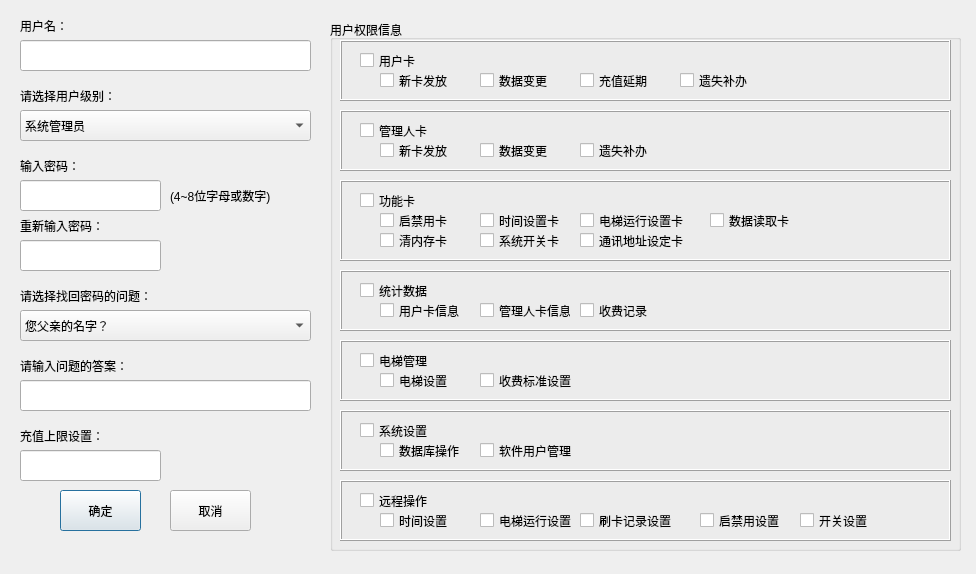
<?xml version="1.0" encoding="UTF-8"?>
<ui version="4.0">
 <class>AddUsrDlg</class>
 <widget class="QDialog" name="AddUsrDlg">
  <property name="geometry">
   <rect>
    <x>0</x>
    <y>0</y>
    <width>976</width>
    <height>574</height>
   </rect>
  </property>
  <property name="windowTitle">
   <string>添加软件用户</string>
  </property>
  <widget class="QPushButton" name="pushBtnCancel">
   <property name="geometry">
    <rect>
     <x>170</x>
     <y>490</y>
     <width>81</width>
     <height>41</height>
    </rect>
   </property>
   <property name="text">
    <string>取消</string>
   </property>
  </widget>
  <widget class="QLineEdit" name="lineEditUsrName">
   <property name="geometry">
    <rect>
     <x>20</x>
     <y>40</y>
     <width>291</width>
     <height>31</height>
    </rect>
   </property>
  </widget>
  <widget class="QComboBox" name="comboBoxPassWordProblem">
   <property name="enabled">
    <bool>true</bool>
   </property>
   <property name="geometry">
    <rect>
     <x>20</x>
     <y>310</y>
     <width>291</width>
     <height>31</height>
    </rect>
   </property>
   <property name="currentText">
    <string>您父亲的名字？</string>
   </property>
   <item>
    <property name="text">
     <string>您父亲的名字？</string>
    </property>
   </item>
   <item>
    <property name="text">
     <string>您母亲的名字？</string>
    </property>
   </item>
   <item>
    <property name="text">
     <string>您高中班主任的名字？</string>
    </property>
   </item>
   <item>
    <property name="text">
     <string>您大学辅导员的名字？</string>
    </property>
   </item>
   <item>
    <property name="text">
     <string>您高中学校的名字？</string>
    </property>
   </item>
   <item>
    <property name="text">
     <string>您大学的名字？</string>
    </property>
   </item>
  </widget>
  <widget class="QLabel" name="label">
   <property name="geometry">
    <rect>
     <x>20</x>
     <y>10</y>
     <width>101</width>
     <height>31</height>
    </rect>
   </property>
   <property name="text">
    <string>用户名：</string>
   </property>
   <property name="alignment">
    <set>Qt::AlignLeading|Qt::AlignLeft|Qt::AlignVCenter</set>
   </property>
  </widget>
  <widget class="QPushButton" name="pushBtnOK">
   <property name="geometry">
    <rect>
     <x>60</x>
     <y>490</y>
     <width>81</width>
     <height>41</height>
    </rect>
   </property>
   <property name="text">
    <string>确定</string>
   </property>
   <property name="default">
    <bool>true</bool>
   </property>
  </widget>
  <widget class="QLineEdit" name="lineEditPassWord">
   <property name="geometry">
    <rect>
     <x>20</x>
     <y>180</y>
     <width>141</width>
     <height>31</height>
    </rect>
   </property>
   <property name="echoMode">
    <enum>QLineEdit::Password</enum>
   </property>
  </widget>
  <widget class="QLabel" name="label_2">
   <property name="geometry">
    <rect>
     <x>20</x>
     <y>150</y>
     <width>101</width>
     <height>31</height>
    </rect>
   </property>
   <property name="text">
    <string>输入密码：</string>
   </property>
   <property name="alignment">
    <set>Qt::AlignLeading|Qt::AlignLeft|Qt::AlignVCenter</set>
   </property>
  </widget>
  <widget class="QLabel" name="label_3">
   <property name="geometry">
    <rect>
     <x>170</x>
     <y>180</y>
     <width>141</width>
     <height>31</height>
    </rect>
   </property>
   <property name="text">
    <string>(4~8位字母或数字)</string>
   </property>
   <property name="alignment">
    <set>Qt::AlignLeading|Qt::AlignLeft|Qt::AlignVCenter</set>
   </property>
  </widget>
  <widget class="QLineEdit" name="lineEditPassWordRepeat">
   <property name="geometry">
    <rect>
     <x>20</x>
     <y>240</y>
     <width>141</width>
     <height>31</height>
    </rect>
   </property>
   <property name="echoMode">
    <enum>QLineEdit::Password</enum>
   </property>
  </widget>
  <widget class="QLabel" name="label_4">
   <property name="geometry">
    <rect>
     <x>20</x>
     <y>210</y>
     <width>141</width>
     <height>31</height>
    </rect>
   </property>
   <property name="text">
    <string>重新输入密码：</string>
   </property>
   <property name="alignment">
    <set>Qt::AlignLeading|Qt::AlignLeft|Qt::AlignVCenter</set>
   </property>
  </widget>
  <widget class="QLabel" name="label_5">
   <property name="geometry">
    <rect>
     <x>20</x>
     <y>280</y>
     <width>261</width>
     <height>31</height>
    </rect>
   </property>
   <property name="text">
    <string>请选择找回密码的问题：</string>
   </property>
   <property name="alignment">
    <set>Qt::AlignLeading|Qt::AlignLeft|Qt::AlignVCenter</set>
   </property>
  </widget>
  <widget class="QLabel" name="label_6">
   <property name="geometry">
    <rect>
     <x>20</x>
     <y>350</y>
     <width>261</width>
     <height>31</height>
    </rect>
   </property>
   <property name="text">
    <string>请输入问题的答案：</string>
   </property>
   <property name="alignment">
    <set>Qt::AlignLeading|Qt::AlignLeft|Qt::AlignVCenter</set>
   </property>
  </widget>
  <widget class="QLineEdit" name="lineEditPassWordAnswer">
   <property name="enabled">
    <bool>true</bool>
   </property>
   <property name="geometry">
    <rect>
     <x>20</x>
     <y>380</y>
     <width>291</width>
     <height>31</height>
    </rect>
   </property>
  </widget>
  <widget class="QLabel" name="label_7">
   <property name="geometry">
    <rect>
     <x>20</x>
     <y>420</y>
     <width>141</width>
     <height>31</height>
    </rect>
   </property>
   <property name="text">
    <string>充值上限设置：</string>
   </property>
   <property name="alignment">
    <set>Qt::AlignLeading|Qt::AlignLeft|Qt::AlignVCenter</set>
   </property>
  </widget>
  <widget class="QLineEdit" name="lineEditChargeUpLimit">
   <property name="geometry">
    <rect>
     <x>20</x>
     <y>450</y>
     <width>141</width>
     <height>31</height>
    </rect>
   </property>
  </widget>
  <widget class="QGroupBox" name="groupBox_3">
   <property name="enabled">
    <bool>true</bool>
   </property>
   <property name="geometry">
    <rect>
     <x>330</x>
     <y>20</y>
     <width>631</width>
     <height>531</height>
    </rect>
   </property>
   <property name="title">
    <string>用户权限信息</string>
   </property>
   <widget class="QFrame" name="frame">
    <property name="geometry">
     <rect>
      <x>10</x>
      <y>20</y>
      <width>611</width>
      <height>61</height>
     </rect>
    </property>
    <property name="frameShape">
     <enum>QFrame::Box</enum>
    </property>
    <property name="frameShadow">
     <enum>QFrame::Raised</enum>
    </property>
    <widget class="QCheckBox" name="checkBox_8">
     <property name="geometry">
      <rect>
       <x>20</x>
       <y>10</y>
       <width>81</width>
       <height>21</height>
      </rect>
     </property>
     <property name="text">
      <string>用户卡</string>
     </property>
    </widget>
    <widget class="QCheckBox" name="checkBox_9">
     <property name="geometry">
      <rect>
       <x>40</x>
       <y>30</y>
       <width>91</width>
       <height>21</height>
      </rect>
     </property>
     <property name="text">
      <string>新卡发放</string>
     </property>
    </widget>
    <widget class="QCheckBox" name="checkBox_10">
     <property name="geometry">
      <rect>
       <x>140</x>
       <y>30</y>
       <width>91</width>
       <height>21</height>
      </rect>
     </property>
     <property name="text">
      <string>数据变更</string>
     </property>
    </widget>
    <widget class="QCheckBox" name="checkBox_11">
     <property name="geometry">
      <rect>
       <x>240</x>
       <y>30</y>
       <width>91</width>
       <height>21</height>
      </rect>
     </property>
     <property name="text">
      <string>充值延期</string>
     </property>
    </widget>
    <widget class="QCheckBox" name="checkBox_12">
     <property name="geometry">
      <rect>
       <x>340</x>
       <y>30</y>
       <width>91</width>
       <height>21</height>
      </rect>
     </property>
     <property name="text">
      <string>遗失补办</string>
     </property>
    </widget>
   </widget>
   <widget class="QFrame" name="frame_2">
    <property name="geometry">
     <rect>
      <x>10</x>
      <y>90</y>
      <width>611</width>
      <height>61</height>
     </rect>
    </property>
    <property name="frameShape">
     <enum>QFrame::Box</enum>
    </property>
    <property name="frameShadow">
     <enum>QFrame::Raised</enum>
    </property>
    <widget class="QCheckBox" name="checkBox_13">
     <property name="geometry">
      <rect>
       <x>20</x>
       <y>10</y>
       <width>81</width>
       <height>21</height>
      </rect>
     </property>
     <property name="text">
      <string>管理人卡</string>
     </property>
    </widget>
    <widget class="QCheckBox" name="checkBox_14">
     <property name="geometry">
      <rect>
       <x>40</x>
       <y>30</y>
       <width>91</width>
       <height>21</height>
      </rect>
     </property>
     <property name="text">
      <string>新卡发放</string>
     </property>
    </widget>
    <widget class="QCheckBox" name="checkBox_15">
     <property name="geometry">
      <rect>
       <x>140</x>
       <y>30</y>
       <width>91</width>
       <height>21</height>
      </rect>
     </property>
     <property name="text">
      <string>数据变更</string>
     </property>
    </widget>
    <widget class="QCheckBox" name="checkBox_17">
     <property name="geometry">
      <rect>
       <x>240</x>
       <y>30</y>
       <width>91</width>
       <height>21</height>
      </rect>
     </property>
     <property name="text">
      <string>遗失补办</string>
     </property>
    </widget>
   </widget>
   <widget class="QFrame" name="frame_5">
    <property name="geometry">
     <rect>
      <x>10</x>
      <y>160</y>
      <width>611</width>
      <height>81</height>
     </rect>
    </property>
    <property name="frameShape">
     <enum>QFrame::Box</enum>
    </property>
    <property name="frameShadow">
     <enum>QFrame::Raised</enum>
    </property>
    <widget class="QCheckBox" name="checkBox_26">
     <property name="geometry">
      <rect>
       <x>20</x>
       <y>10</y>
       <width>81</width>
       <height>21</height>
      </rect>
     </property>
     <property name="text">
      <string>功能卡</string>
     </property>
    </widget>
    <widget class="QCheckBox" name="checkBox_27">
     <property name="geometry">
      <rect>
       <x>40</x>
       <y>30</y>
       <width>91</width>
       <height>21</height>
      </rect>
     </property>
     <property name="text">
      <string>启禁用卡</string>
     </property>
    </widget>
    <widget class="QCheckBox" name="checkBox_28">
     <property name="geometry">
      <rect>
       <x>140</x>
       <y>30</y>
       <width>101</width>
       <height>21</height>
      </rect>
     </property>
     <property name="text">
      <string>时间设置卡</string>
     </property>
    </widget>
    <widget class="QCheckBox" name="checkBox_29">
     <property name="geometry">
      <rect>
       <x>240</x>
       <y>30</y>
       <width>131</width>
       <height>21</height>
      </rect>
     </property>
     <property name="text">
      <string>电梯运行设置卡</string>
     </property>
    </widget>
    <widget class="QCheckBox" name="checkBox_30">
     <property name="geometry">
      <rect>
       <x>370</x>
       <y>30</y>
       <width>101</width>
       <height>21</height>
      </rect>
     </property>
     <property name="text">
      <string>数据读取卡</string>
     </property>
    </widget>
    <widget class="QCheckBox" name="checkBox_31">
     <property name="geometry">
      <rect>
       <x>140</x>
       <y>50</y>
       <width>101</width>
       <height>21</height>
      </rect>
     </property>
     <property name="text">
      <string>系统开关卡</string>
     </property>
    </widget>
    <widget class="QCheckBox" name="checkBox_32">
     <property name="geometry">
      <rect>
       <x>240</x>
       <y>50</y>
       <width>131</width>
       <height>21</height>
      </rect>
     </property>
     <property name="text">
      <string>通讯地址设定卡</string>
     </property>
    </widget>
    <widget class="QCheckBox" name="checkBox_33">
     <property name="geometry">
      <rect>
       <x>40</x>
       <y>50</y>
       <width>91</width>
       <height>21</height>
      </rect>
     </property>
     <property name="text">
      <string>清内存卡</string>
     </property>
    </widget>
   </widget>
   <widget class="QFrame" name="frame_6">
    <property name="geometry">
     <rect>
      <x>10</x>
      <y>250</y>
      <width>611</width>
      <height>61</height>
     </rect>
    </property>
    <property name="frameShape">
     <enum>QFrame::Box</enum>
    </property>
    <property name="frameShadow">
     <enum>QFrame::Raised</enum>
    </property>
    <widget class="QCheckBox" name="checkBox_36">
     <property name="geometry">
      <rect>
       <x>20</x>
       <y>10</y>
       <width>81</width>
       <height>21</height>
      </rect>
     </property>
     <property name="text">
      <string>统计数据</string>
     </property>
    </widget>
    <widget class="QCheckBox" name="checkBox_37">
     <property name="geometry">
      <rect>
       <x>40</x>
       <y>30</y>
       <width>101</width>
       <height>21</height>
      </rect>
     </property>
     <property name="text">
      <string>用户卡信息</string>
     </property>
    </widget>
    <widget class="QCheckBox" name="checkBox_38">
     <property name="geometry">
      <rect>
       <x>240</x>
       <y>30</y>
       <width>91</width>
       <height>21</height>
      </rect>
     </property>
     <property name="text">
      <string>收费记录</string>
     </property>
    </widget>
    <widget class="QCheckBox" name="checkBox_39">
     <property name="geometry">
      <rect>
       <x>140</x>
       <y>30</y>
       <width>91</width>
       <height>21</height>
      </rect>
     </property>
     <property name="text">
      <string>管理人卡信息</string>
     </property>
    </widget>
   </widget>
   <widget class="QFrame" name="frame_7">
    <property name="geometry">
     <rect>
      <x>10</x>
      <y>320</y>
      <width>611</width>
      <height>61</height>
     </rect>
    </property>
    <property name="frameShape">
     <enum>QFrame::Box</enum>
    </property>
    <property name="frameShadow">
     <enum>QFrame::Raised</enum>
    </property>
    <widget class="QCheckBox" name="checkBox_41">
     <property name="geometry">
      <rect>
       <x>20</x>
       <y>10</y>
       <width>81</width>
       <height>21</height>
      </rect>
     </property>
     <property name="text">
      <string>电梯管理</string>
     </property>
    </widget>
    <widget class="QCheckBox" name="checkBox_42">
     <property name="geometry">
      <rect>
       <x>40</x>
       <y>30</y>
       <width>101</width>
       <height>21</height>
      </rect>
     </property>
     <property name="text">
      <string>电梯设置</string>
     </property>
    </widget>
    <widget class="QCheckBox" name="checkBox_43">
     <property name="geometry">
      <rect>
       <x>140</x>
       <y>30</y>
       <width>141</width>
       <height>21</height>
      </rect>
     </property>
     <property name="text">
      <string>收费标准设置</string>
     </property>
    </widget>
   </widget>
   <widget class="QFrame" name="frame_8">
    <property name="geometry">
     <rect>
      <x>10</x>
      <y>390</y>
      <width>611</width>
      <height>61</height>
     </rect>
    </property>
    <property name="frameShape">
     <enum>QFrame::Box</enum>
    </property>
    <property name="frameShadow">
     <enum>QFrame::Raised</enum>
    </property>
    <widget class="QCheckBox" name="checkBox_44">
     <property name="geometry">
      <rect>
       <x>20</x>
       <y>10</y>
       <width>81</width>
       <height>21</height>
      </rect>
     </property>
     <property name="text">
      <string>系统设置</string>
     </property>
    </widget>
    <widget class="QCheckBox" name="checkBox_46">
     <property name="geometry">
      <rect>
       <x>40</x>
       <y>30</y>
       <width>91</width>
       <height>21</height>
      </rect>
     </property>
     <property name="text">
      <string>数据库操作</string>
     </property>
    </widget>
    <widget class="QCheckBox" name="checkBox_47">
     <property name="geometry">
      <rect>
       <x>140</x>
       <y>30</y>
       <width>121</width>
       <height>21</height>
      </rect>
     </property>
     <property name="text">
      <string>软件用户管理</string>
     </property>
    </widget>
   </widget>
   <widget class="QFrame" name="frame_9">
    <property name="geometry">
     <rect>
      <x>10</x>
      <y>460</y>
      <width>611</width>
      <height>61</height>
     </rect>
    </property>
    <property name="frameShape">
     <enum>QFrame::Box</enum>
    </property>
    <property name="frameShadow">
     <enum>QFrame::Raised</enum>
    </property>
    <widget class="QCheckBox" name="checkBox_49">
     <property name="geometry">
      <rect>
       <x>20</x>
       <y>10</y>
       <width>81</width>
       <height>21</height>
      </rect>
     </property>
     <property name="text">
      <string>远程操作</string>
     </property>
    </widget>
    <widget class="QCheckBox" name="checkBox_50">
     <property name="geometry">
      <rect>
       <x>40</x>
       <y>30</y>
       <width>91</width>
       <height>21</height>
      </rect>
     </property>
     <property name="text">
      <string>时间设置</string>
     </property>
    </widget>
    <widget class="QCheckBox" name="checkBox_51">
     <property name="geometry">
      <rect>
       <x>140</x>
       <y>30</y>
       <width>101</width>
       <height>21</height>
      </rect>
     </property>
     <property name="text">
      <string>电梯运行设置</string>
     </property>
    </widget>
    <widget class="QCheckBox" name="checkBox_52">
     <property name="geometry">
      <rect>
       <x>240</x>
       <y>30</y>
       <width>121</width>
       <height>21</height>
      </rect>
     </property>
     <property name="text">
      <string>刷卡记录设置</string>
     </property>
    </widget>
    <widget class="QCheckBox" name="checkBox_53">
     <property name="geometry">
      <rect>
       <x>360</x>
       <y>30</y>
       <width>101</width>
       <height>21</height>
      </rect>
     </property>
     <property name="text">
      <string>启禁用设置</string>
     </property>
    </widget>
    <widget class="QCheckBox" name="checkBox_54">
     <property name="geometry">
      <rect>
       <x>460</x>
       <y>30</y>
       <width>81</width>
       <height>21</height>
      </rect>
     </property>
     <property name="text">
      <string>开关设置</string>
     </property>
    </widget>
   </widget>
  </widget>
  <widget class="QComboBox" name="comboBoxUsrLevel">
   <property name="enabled">
    <bool>true</bool>
   </property>
   <property name="geometry">
    <rect>
     <x>20</x>
     <y>110</y>
     <width>291</width>
     <height>31</height>
    </rect>
   </property>
   <property name="currentText">
    <string>系统管理员</string>
   </property>
   <item>
    <property name="text">
     <string>系统管理员</string>
    </property>
   </item>
   <item>
    <property name="text">
     <string>普通用户</string>
    </property>
   </item>
  </widget>
  <widget class="QLabel" name="label_8">
   <property name="geometry">
    <rect>
     <x>20</x>
     <y>80</y>
     <width>261</width>
     <height>31</height>
    </rect>
   </property>
   <property name="text">
    <string>请选择用户级别：</string>
   </property>
   <property name="alignment">
    <set>Qt::AlignLeading|Qt::AlignLeft|Qt::AlignVCenter</set>
   </property>
  </widget>
 </widget>
 <resources/>
 <connections/>
</ui>
